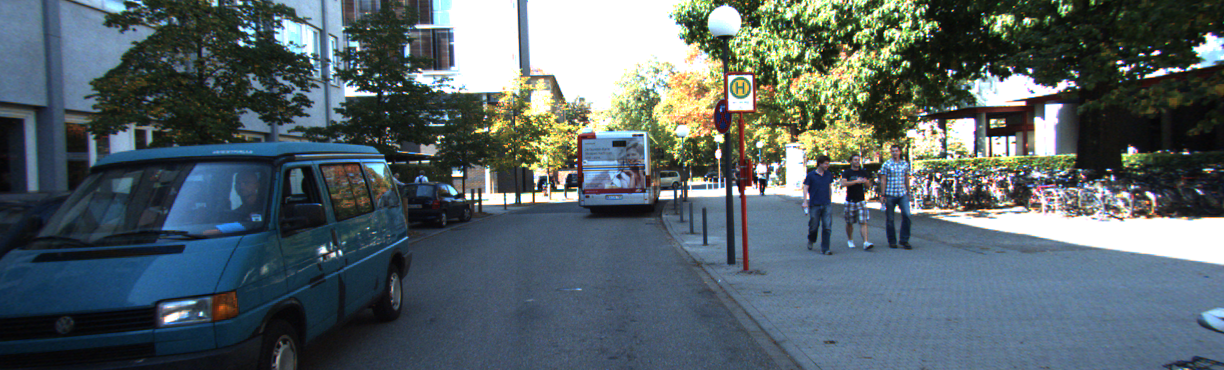
//> input picture tutorial03/01ImageFeatureMatch/kitti_00.png, 1224 x 370 px
$ ./test_extractor ../kitti_00.png 3   (built with g++ and OpenCV 4)
//> lines starting //> are read from the running program, lines starting //| are printed output that depends on the picture
### tutorial03/01ImageFeatureMatch/src/simple_timer.hpp
// [21 lines of licence text are left out]

#ifndef __SIMPLE_TIMER__
#define __SIMPLE_TIMER__

#include <array>
#include <chrono>
#include <iostream>
#include <string>
#include <vector>

/**
 * @brief Simple timer class with start, stop and pause.
 */
class StopWatchTimer {
public:
  StopWatchTimer(const std::string &name = "deault")
      : name_(name), total_(0.0) {
    reset();
  }

  void set_name(const std::string &name) { name_ = name; }

  /** @brief start the timer */
  void start() { start_ = std::chrono::high_resolution_clock::now(); }

  /** @brife stop(pause) the timer and record the time */
  void stop() {
    end_ = std::chrono::high_resolution_clock::now();
    auto duration =
        std::chrono::duration_cast<std::chrono::nanoseconds>(end_ - start_);
    total_ += duration.count();
  }

  /** @brief reset the timer */
  void reset() {
    start_ = std::chrono::high_resolution_clock::now();
    end_ = start_;
    total_ = 0;
  }

  /** @brief Returns the elapsed time in milliseconds. */
  double elapsed_time_ms() const { return total_ * 1e-6; }

  /** @brief Returns the elapsed time in seconds. */
  double elapsed_time() const { return total_ * 1e-9; }

  /** @brief Print the elapsed time in output */
  // [4 lines left out: function print_stats, not called in this run]

private:
  std::string name_;
  double total_;
  std::chrono::time_point<std::chrono::high_resolution_clock> start_;
  std::chrono::time_point<std::chrono::high_resolution_clock> end_;
};

class SimpleTimerInterface {
public:
  virtual ~SimpleTimerInterface() = default;

  virtual void start(int index) = 0;
  virtual void stop(int index) = 0;
  virtual void reset(int index) = 0;
  virtual void print_stats(int index) = 0;
  virtual void print_all_stats() = 0;

  virtual double elapsed_time_ms(int index) = 0;
  virtual double elapsed_time(int index) = 0;
};

class SimpleTimerArrayInterface : public SimpleTimerInterface {
public:
  // [54 lines left out: functions SimpleTimerArrayInterface, SimpleTimerArrayInterface, check_id, start, stop, reset and 4 more, not called in this run]

private:
  int size_;
  std::vector<StopWatchTimer *> timers_;
};

// [71 lines left out: functions createTimer, createTimerWithName, deleteTimer, startTimer, stopTimer, resetTimer and 4 more, not called in this run]

#endif // __SIMPLE_TIMER__

### tutorial03/01ImageFeatureMatch/src/feature_extractor.h
#include <memory>
#include <string>
#include <vector>

#include <opencv2/core.hpp>
#include <opencv2/features2d.hpp>
#include <opencv2/imgproc.hpp>
#include <opencv2/xfeatures2d.hpp>

#include "simple_timer.hpp"

class FeatureExtractor {
 public:
  FeatureExtractor() = default;
  FeatureExtractor(const std::string &name);
  virtual ~FeatureExtractor();
  // FeatureExtractor(const FeatureExtractor&) = delete;
  // FeatureExtractor(const FeatureExtractor&&) = delete;

  virtual double get_detect_time();
  virtual std::string get_name();

  virtual void detect(const cv::Mat &image,
                      std::vector<cv::KeyPoint> &keypoints);

 protected:
  std::string name_;
  std::unique_ptr<StopWatchTimer> timer_;
};

class SiftFeatureExtractor : FeatureExtractor {
 public:
  SiftFeatureExtractor();
  ~SiftFeatureExtractor();
  void detect(const cv::Mat &image,
              std::vector<cv::KeyPoint> &keypoints) override;

 public:
  cv::Ptr<cv::SIFT> sift_ptr_;
};

class SurfFeatureExtractor : FeatureExtractor {
 public:
  SurfFeatureExtractor();
  ~SurfFeatureExtractor();
  void detect(const cv::Mat &image,
              std::vector<cv::KeyPoint> &keypoints) override;

 public:
  cv::Ptr<cv::xfeatures2d::SURF> surf_ptr_;
};

class FastFeatureExtractor : FeatureExtractor {
 public:
  FastFeatureExtractor();
  ~FastFeatureExtractor();
  void detect(const cv::Mat &image,
              std::vector<cv::KeyPoint> &keypoints) override;

 public:
  cv::Ptr<cv::FeatureDetector> fast_ptr_;
};

enum class ExtractorType {
  SIFT = 0,
  SURF = 1,
  FAST = 2,
};

FeatureExtractor *create_extractor(const ExtractorType &type);

### tutorial03/01ImageFeatureMatch/src/feature_extractor.cpp
#include "feature_extractor.h"

FeatureExtractor::FeatureExtractor(const std::string &name)
    : name_(name), timer_(std::make_unique<StopWatchTimer>(name)) {}

FeatureExtractor::~FeatureExtractor() {
  name_ = "";
  timer_.reset(nullptr);
}

void FeatureExtractor::detect(const cv::Mat &image,
                              std::vector<cv::KeyPoint> &keypoints) {}

double FeatureExtractor::get_detect_time() { return timer_->elapsed_time_ms(); }

std::string FeatureExtractor::get_name() { return name_; }

SiftFeatureExtractor::SiftFeatureExtractor()
    : FeatureExtractor("SIFT"), sift_ptr_(cv::SIFT::create()) {}

SiftFeatureExtractor::~SiftFeatureExtractor() {
  FeatureExtractor::~FeatureExtractor();
  sift_ptr_ = nullptr;
}

void SiftFeatureExtractor::detect(const cv::Mat &image,
                                  std::vector<cv::KeyPoint> &keypoints) {
  FeatureExtractor::timer_->reset();
  FeatureExtractor::timer_->start();
  sift_ptr_->detect(image, keypoints);
  FeatureExtractor::timer_->stop();
}

SurfFeatureExtractor::SurfFeatureExtractor()
    : FeatureExtractor("SURF"), surf_ptr_(cv::xfeatures2d::SURF::create()) {}

SurfFeatureExtractor::~SurfFeatureExtractor() {
  FeatureExtractor::~FeatureExtractor();
  surf_ptr_ = nullptr;
}

// [6 lines left out: function detect, not called in this run]

FastFeatureExtractor::FastFeatureExtractor()
    : FeatureExtractor("FAST"), fast_ptr_(cv::ORB::create()) {}

FastFeatureExtractor::~FastFeatureExtractor() {
  FeatureExtractor::~FeatureExtractor();
  fast_ptr_ = nullptr;
}

// [6 lines left out: function detect, not called in this run]

FeatureExtractor *create_extractor(const ExtractorType &type) {
  switch (type) {
  case ExtractorType::SIFT:
    return reinterpret_cast<FeatureExtractor *>(new SiftFeatureExtractor());
  case ExtractorType::SURF:
    return reinterpret_cast<FeatureExtractor *>(new SurfFeatureExtractor());
  case ExtractorType::FAST:
    return reinterpret_cast<FeatureExtractor *>(new FastFeatureExtractor());
  default:
    return reinterpret_cast<FeatureExtractor *>(new SiftFeatureExtractor());
  }
}

### tutorial03/01ImageFeatureMatch/src/test_extractor.cpp
#include "feature_extractor.h"

#include <iostream>
#include <vector>

#include <opencv2/core.hpp>
#include <opencv2/features2d.hpp>
#include <opencv2/highgui.hpp>
#include <opencv2/imgproc.hpp>
#include <opencv2/xfeatures2d.hpp>

int main(int argc, char *argv[]) {
  if (argc < 3) {
    std::cout << "Usage:" << std::endl;
    std::cout << "\t" << argv[0] << " [image] [extractor id]" << std::endl;
    std::cout << "\tExtractor ID:" << std::endl;
    std::cout << "\t SIFT -> 0" << std::endl;
    std::cout << "\t SURF -> 1" << std::endl;
    std::cout << "\t FAST -> 2" << std::endl;
    std::exit(0);
  }
  // read image as grayscale
  cv::Mat image = cv::imread(argv[1], 0);
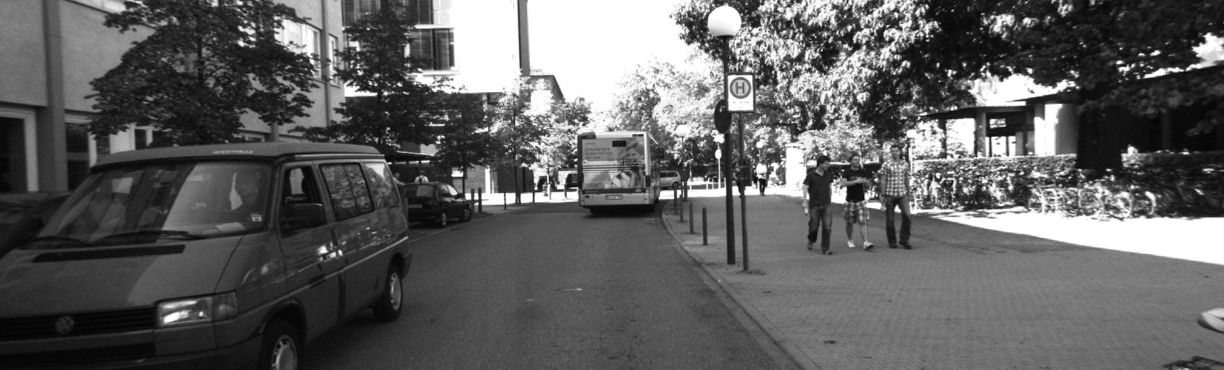
//> image: 370 rows x 1224 cols, CV_8UC1; min 2, max 255, mean 95.4

  // display read image
  cv::imshow("Origin Image", image);
  cv::waitKey(0);

  FeatureExtractor *extractor =
      create_extractor(static_cast<ExtractorType>(std::atoi(argv[2])));

  std::vector<cv::KeyPoint> keypoints;
  extractor->detect(image, keypoints);
//> in detect, `sift_ptr_->detect(image, keypoints);`: keypoints = 4197 keypoints; strongest (x, y, size): (718, 154, 5), (1030, 70, 3.3), (1156, 53, 3.8), (897, 209, 4)
  std::cout << "extractor[" << extractor->get_name() << "] detect "
            << keypoints.size() << " points using "
            << extractor->get_detect_time() << " ms" << std::endl;
  cv::Mat output;
  cv::drawKeypoints(image, keypoints, output);
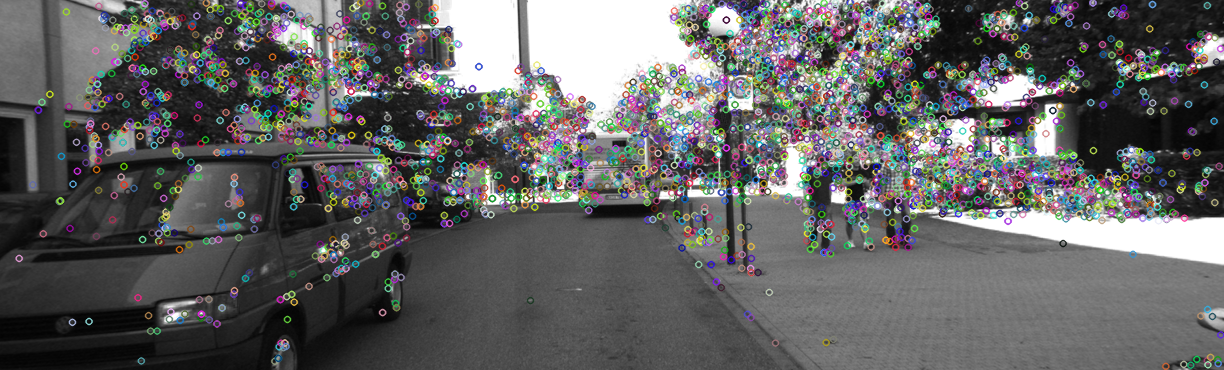
//> output: 370 rows x 1224 cols, CV_8UC3; mean B, G, R 98.2, 98.1, 98.1
  cv::imshow("Image with feature points", output);
  cv::waitKey(0);

  return 0;
}

$ run again, on tutorial03/01ImageFeatureMatch/kitti_02.png
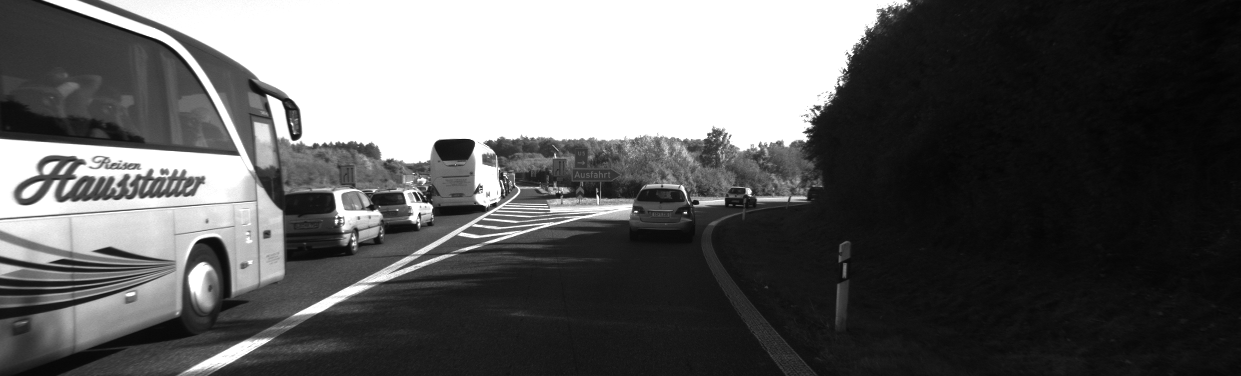
//> input picture tutorial03/01ImageFeatureMatch/kitti_02.png, 1241 x 376 px
//> image is the input picture: 376 rows x 1241 cols, CV_8UC1; min 3, max 255, mean 94.2
//> in detect, `sift_ptr_->detect(image, keypoints);`: keypoints = 1035 keypoints; strongest (x, y, size): (685, 213, 1.9), (454, 150, 20.8), (749, 191, 4.3), (336, 221, 2.5)
//> `cv::drawKeypoints(image, keypoints, output);`:
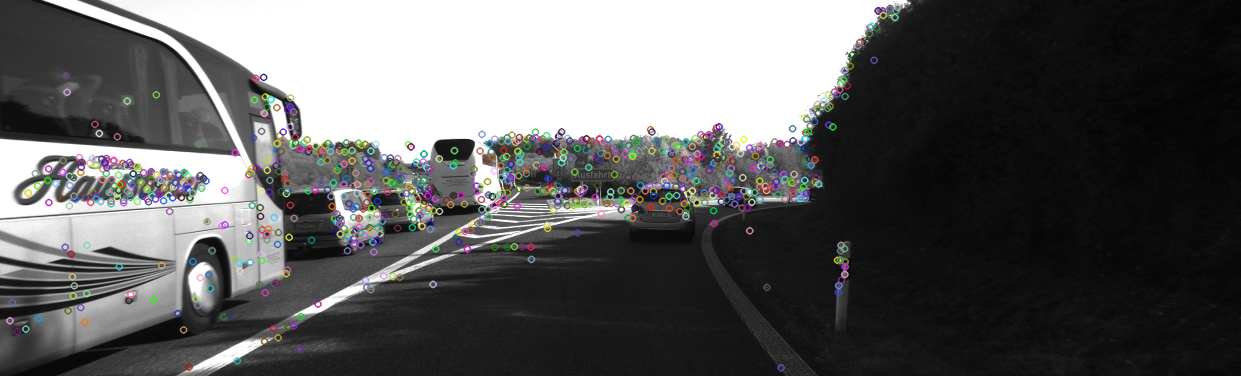
//> output: 376 rows x 1241 cols, CV_8UC3; mean B, G, R 94.3, 94.3, 94.3
